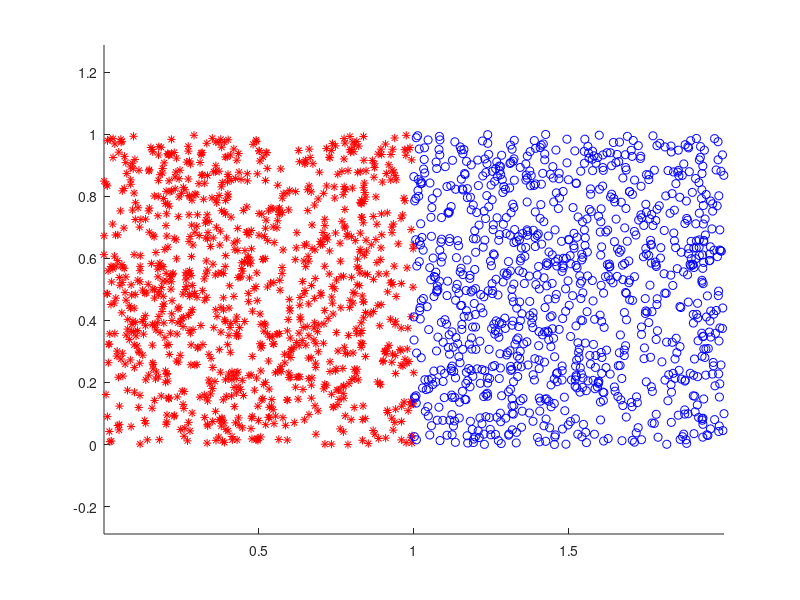

Recreate this plot in MATLAB. (Note: this script raises an error after producing the figure.)
clear all; clc; clf;


%% Section 1
% The data for class 1 is random 30 x 2 matrix with values in the interval (0.0, 1.0).
% The data for class 2 is again random 30 x 2 matrix, but the first column has
% values in the interval (1.0, 2.0).
% The data is represented as 2D points when plotted.

n1 = 30;
train_data_class1 = rand(n1,2);
n2 = 30;
train_data_class2 = rand(n2,2) + ones(n2,2)*[1 0; 0 0];
train_data = [train_data_class1; train_data_class2];
train_label(1:n1) = 1;
train_label(n1+1:n1+n2) = 2;

%% Section 2
figure(1); clf; hold all; axis equal;
plot(train_data(1:n1,1), train_data(1:n1,2), 'r*');
plot(train_data(n1+1:n1+n2,1), train_data(n1+1:n1+n2,2), 'bo');

%% Section 3
n1 = 1000;
test_data_class1 = rand(n1,2);
n2 = 1000;
test_data_class2 = rand(n2,2) + ones(n2,2)*[1 0; 0 0];
test_data = [test_data_class1; test_data_class2];
test_label(1:n1) = 1;
test_label(n1+1:n1+n2) = 2;

figure(1); clf; hold all; axis equal;
plot(test_data(1:n1,1), test_data(1:n1,2), 'r*');
plot(test_data(n1+1:n1+n2,1), test_data(n1+1:n1+n2,2), 'bo');

%% Section 4
pred_label = knnClassify(train_data, train_label, test_data, 5);

% FIXME: Evtl. Systematischer Fehler hier

plot(test_data(pred_label==1,1), test_data(pred_label==1,2), 'g.');
plot(test_data(pred_label==2,1), test_data(pred_label==2,2), 'm+');

%% Section 5
loss01(pred_label, test_label);

%% Section 6
k_values = [1 3 5 7 9 10 11 15 19 20];
error_test = zeros(1, length(k_values));
error_train = zeros(1, length(k_values));
for it = 1:length(k_values)
    test_pred_label = knnClassify(train_data, train_label, test_data, k_values(it));
    error_test(it) = loss01(test_pred_label, test_label);
    train_pred_label = knnClassify(train_data, train_label, train_data, k_values(it));
    error_train(it) = loss01(train_pred_label, train_label);
end

%% Section 7

figure(2); hold all;
plot(k_values,error_test,'r*:');
plot(k_values,error_train,'b.-');
